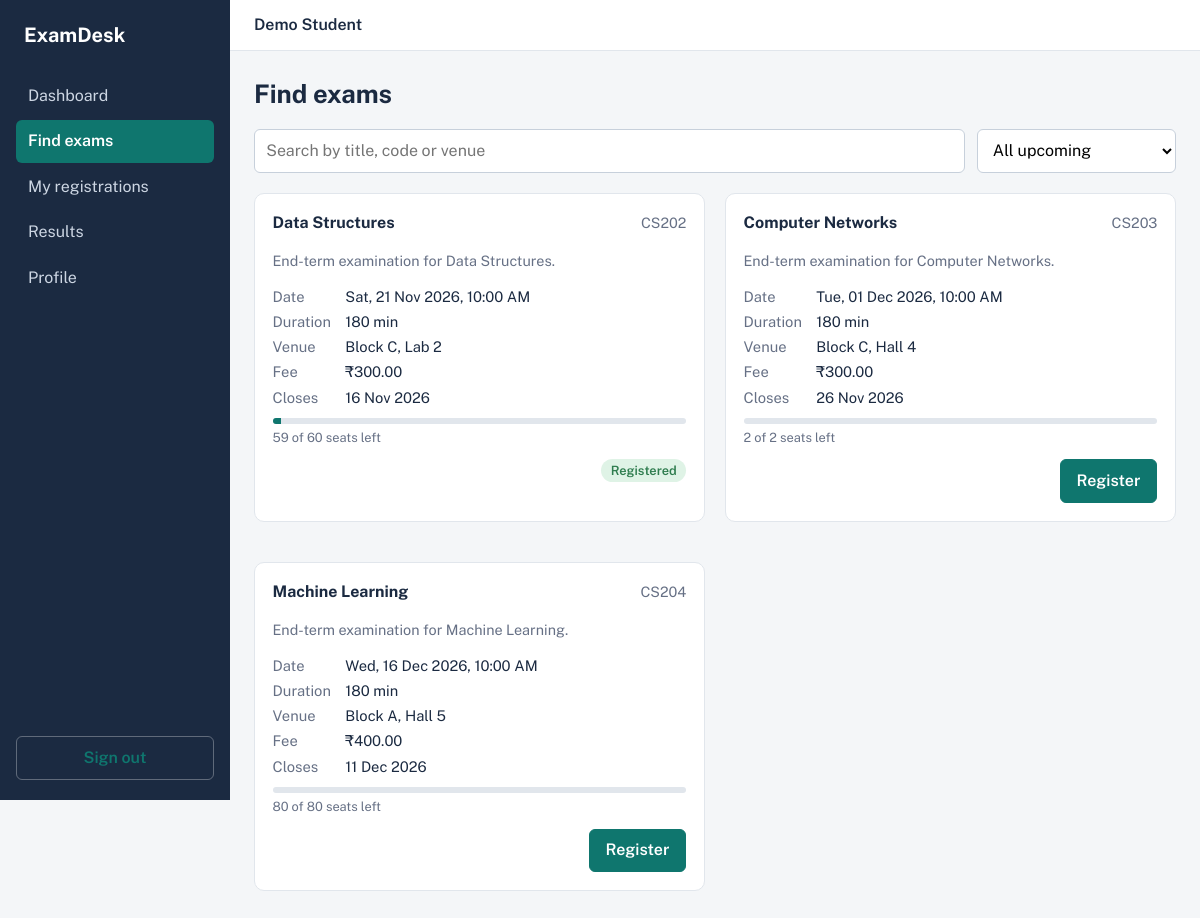
The app's page /exams/ (signed in) with its own data.
### exams/models.py (models this page shows, shortened)
class Exam(models.Model):
    title = models.CharField(max_length=150)
    code = models.CharField(max_length=15, unique=True)
    description = models.TextField(blank=True)
    date = models.DateField()
    start_time = models.TimeField()
    duration_minutes = models.PositiveIntegerField(default=180)
    venue = models.CharField(max_length=120)
    fee = models.DecimalField(max_digits=8, decimal_places=2, default=0)
    seats = models.PositiveIntegerField(default=100)
    registration_deadline = models.DateField()
    is_active = models.BooleanField(default=True)
    class Meta:
        ordering = ["date", "start_time"]
    @property
    def seats_taken(self):
        return self.registrations.filter(status=Registration.CONFIRMED).count()
    @property
    def seats_left(self):
        return max(self.seats - self.seats_taken, 0)
    @property
    def deadline_passed(self):
        return timezone.localdate() > self.registration_deadline
    @property
    def is_open(self):
        return self.is_active and not self.deadline_passed and self.seats_left > 0

### exams/views.py (the view)
# urls.py: path("exams/", views.exam_list, name="exam_list"),
@login_required
def exam_list(request):
    q = request.GET.get("q", "").strip()
    flt = request.GET.get("filter", "all")
    today = timezone.localdate()
    exams = Exam.objects.filter(is_active=True, date__gte=today)
    if q:
        exams = exams.filter(Q(title__icontains=q) | Q(code__icontains=q) | Q(venue__icontains=q))
    mine = set(request.user.registrations.filter(status=Registration.CONFIRMED).values_list("exam_id", flat=True))
    rows = []
    for e in exams:
        registered = e.pk in mine
        if flt == "open" and not e.is_open:
            continue
        if flt == "registered" and not registered:
            continue
        rows.append({"exam": e, "registered": registered})
    return render(request, "exams/exam_list.html", {"rows": rows, "q": q, "flt": flt})

### exams/templates/exams/exam_list.html (shortened to what this page needs)
{% extends "exams/base.html" %}
{% block content %}
<h1>Find exams</h1>
<form class="filters" method="get">
  <input type="search" id="liveSearch" name="q" value="{{ q }}" placeholder="Search by title, code or venue" autocomplete="off">
  <select name="filter" onchange="this.form.submit()">
    <option value="all" {% if flt == 'all' %}selected{% endif %}>All upcoming</option>
  </select>
</form>
<div class="exam-grid" id="examGrid">
{% for row in rows %}{% with e=row.exam %}
  <article class="card exam" data-search="{{ e.title|lower }} {{ e.code|lower }} {{ e.venue|lower }}">
    <div class="card-head"><h3>{{ e.title }}</h3><span class="muted">{{ e.code }}</span></div>
    <p class="muted">{{ e.description|truncatechars:110 }}</p>
    <dl>
      <dt>Date</dt><dd>{{ e.date|date:"D, d M Y" }}, {{ e.start_time|time:"h:i A" }}</dd>
      <dt>Duration</dt><dd>{{ e.duration_minutes }} min</dd>
      <dt>Venue</dt><dd>{{ e.venue }}</dd>
      <dt>Fee</dt><dd>₹{{ e.fee }}</dd>
      <dt>Closes</dt><dd>{{ e.registration_deadline|date:"d M Y" }}</dd>
    </dl>
    <div class="seatbar" title="{{ e.seats_left }} of {{ e.seats }} seats left">
      <i style="width: {% widthratio e.seats_taken e.seats 100 %}%"></i>
    </div>
    <div class="muted small-t">{{ e.seats_left }} of {{ e.seats }} seats left</div>
    <div class="row end">
      {% if row.registered %}
        <span class="pill ok">Registered</span>
      {% elif e.is_open %}
        <form method="post" action="{% url 'register_exam' e.pk %}" data-confirm="Register for {{ e.title }} on {{ e.date|date:'d M Y' }}? Fee: ₹{{ e.fee }}.">
          {% csrf_token %}<button class="btn">Register</button>
        </form>
      {% else %}
        <span class="pill bad">{% if e.deadline_passed %}Registration closed{% else %}Full{% endif %}</span>
      {% endif %}
    </div>
  </article>
{% endwith %}{% empty %}
  <p class="empty">No exams match. Try clearing the search or changing the filter.</p>
{% endfor %}
</div>
{% endblock %}

### exams/templates/exams/base.html (shortened to what this page needs)
{% load static %}<!DOCTYPE html>
<html lang="en">
<head>
<link rel="stylesheet" href="{% static 'css/style.css' %}">
</head>
<body>
{% if user.is_authenticated %}
<div class="shell">
  <aside class="sidebar" id="sidebar">
    <div class="brand">ExamDesk</div>
    <nav>
      <a href="{% url 'dashboard' %}" class="{% if request.resolver_match.url_name == 'dashboard' %}on{% endif %}">Dashboard</a>
      <a href="{% url 'exam_list' %}" class="{% if request.resolver_match.url_name == 'exam_list' %}on{% endif %}">Find exams</a>
      <a href="{% url 'my_registrations' %}" class="{% if request.resolver_match.url_name == 'my_registrations' %}on{% endif %}">My registrations</a>
      <a href="{% url 'results' %}" class="{% if 'result' in request.resolver_match.url_name %}on{% endif %}">Results</a>
      <a href="{% url 'profile' %}" class="{% if request.resolver_match.url_name == 'profile' %}on{% endif %}">Profile</a>
    </nav>
    <form method="post" action="{% url 'logout' %}" class="logout">{% csrf_token %}
      <button class="btn ghost" type="submit">Sign out</button>
    </form>
  </aside>
  <main class="main">
    <header class="topbar">
      <div class="who">{{ user.get_full_name|default:user.username }}</div>
    </header>
    <div class="content">
      {% block content %}{% endblock %}
    </div>
  </main>
</div>
{% else %}
<div class="auth-wrap">{% block auth %}{% endblock %}</div>
{% endif %}
</body>
</html>

### static/css/style.css (style rules this page uses)
:root { --ink:#1b2a41; --paper:#f4f6f8; --card:#fff; --line:#e1e6ec; --muted:#667085; --teal:#0f766e; --teal-d:#0b5a54; --green:#2f7d4f; --red:#b3372e; --amber:#b7791f; }
* { box-sizing:border-box }
body { margin:0;font-family:"Public Sans",system-ui,sans-serif;background:var(--paper);color:var(--ink);line-height:1.5 }
a { color:var(--teal) }
h1 { font-size:1.6rem;margin:0 0 1rem }
h3 { font-size:1rem;margin:0 }
.muted { color:var(--muted);font-size:.9rem }
.small-t { font-size:.8rem;margin:.25rem 0 .75rem }
.shell { display:grid;grid-template-columns:230px 1fr;min-height:100vh }
.sidebar { background:var(--ink);color:#fff;padding:1.25rem 1rem;display:flex;flex-direction:column;position:sticky;top:0;height:100vh }
.brand { font-weight:700;font-size:1.25rem;margin-bottom:1.5rem;padding-left:.5rem }
.sidebar nav { display:flex;flex-direction:column;gap:.15rem;flex:1 }
.sidebar nav a { color:#cdd6e3;text-decoration:none;padding:.6rem .75rem;border-radius:6px }
.sidebar nav a.on { background:var(--teal);color:#fff;font-weight:600 }
.logout .btn { width:100%;color:#fff;border-color:rgba(255,255,255,.3) }
.main { min-width:0 }
.topbar { display:flex;justify-content:space-between;align-items:center;padding:.8rem 1.5rem;background:var(--card);border-bottom:1px solid var(--line) }
.who { font-weight:600 }
.content { padding:1.5rem;max-width:1100px }
.btn { display:inline-block;background:var(--teal);color:#fff;border:1px solid var(--teal);padding:.55rem 1rem;border-radius:6px;font:inherit;font-weight:600;cursor:pointer;text-decoration:none }
.btn.ghost { background:transparent;color:var(--teal) }
.card { background:var(--card);border:1px solid var(--line);border-radius:10px;padding:1.1rem;margin-bottom:1.25rem }
.card-head { display:flex;justify-content:space-between;align-items:center;margin-bottom:.8rem;gap:.5rem }
.pill { display:inline-block;padding:.1rem .6rem;border-radius:99px;font-size:.8rem;font-weight:600 }
.pill.ok { background:#dff3e6;color:var(--green) }
.filters { display:flex;gap:.75rem;margin-bottom:1.25rem;flex-wrap:wrap }
.filters input { flex:1;min-width:220px }
input,select { font:inherit;padding:.55rem .7rem;border:1px solid #c7d0db;border-radius:6px;background:#fff;width:100% }
.filters select { width:auto }
.exam-grid { display:grid;grid-template-columns:repeat(auto-fill,minmax(310px,1fr));gap:1.25rem }
.exam dl,dl.two { display:grid;grid-template-columns:auto 1fr;gap:.2rem .9rem;margin:.6rem 0;font-size:.92rem }
dt { color:var(--muted) }
dd { margin:0 }
.seatbar { height:6px;background:var(--line);border-radius:3px;overflow:hidden }
.seatbar i { display:block;height:100%;background:var(--teal) }
.row { display:flex;align-items:center;justify-content:space-between;gap:1rem }
.row.end { justify-content:flex-end }

### records on screen
Exam: exam "Data Structures", exam.code "CS202", exam.description "End-term examination for Data Structures.", exam "Sat, 21 Nov 2026", exam.start_time "10:00 AM", exam.duration_minutes "180", exam.venue "Block C, Lab 2", exam.fee "300.00", exam.registration_deadline "16 Nov 2026", exam.seats_left "59", exam.seats "60", shows "Registered"
Exam: exam "Computer Networks", exam.code "CS203", exam.description "End-term examination for Computer Networks.", exam "Tue, 01 Dec 2026", exam.start_time "10:00 AM", exam.duration_minutes "180", exam.venue "Block C, Hall 4", exam.fee "300.00", exam.registration_deadline "26 Nov 2026", exam.seats_left "2", exam.seats "2"
Exam: exam "Machine Learning", exam.code "CS204", exam.description "End-term examination for Machine Learning.", exam "Wed, 16 Dec 2026", exam.start_time "10:00 AM", exam.duration_minutes "180", exam.venue "Block A, Hall 5", exam.fee "400.00", exam.registration_deadline "11 Dec 2026", exam.seats_left "80", exam.seats "80"

### other values on screen
{{ user.get_full_name|default:user.username }} "Demo Student"
